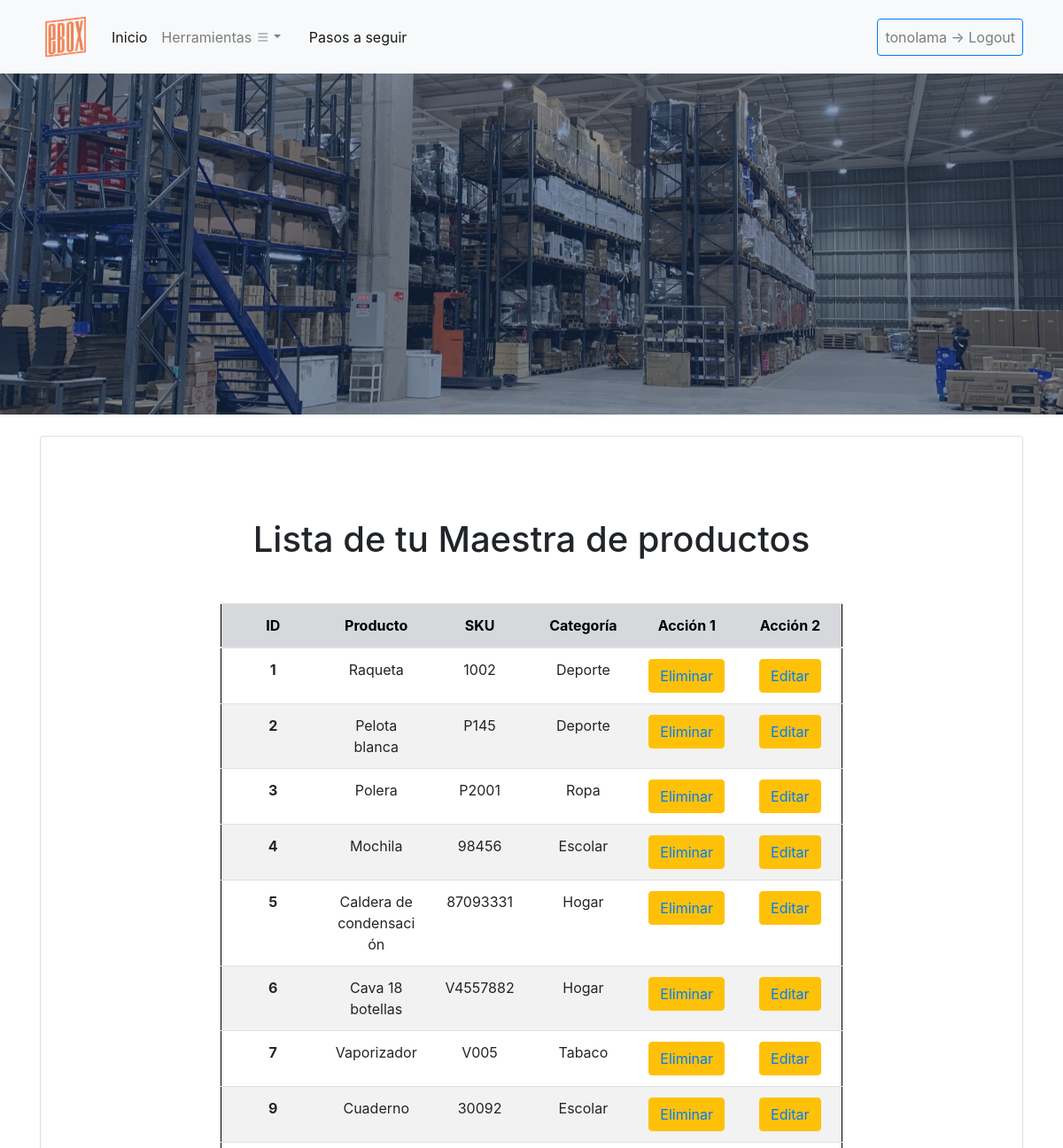
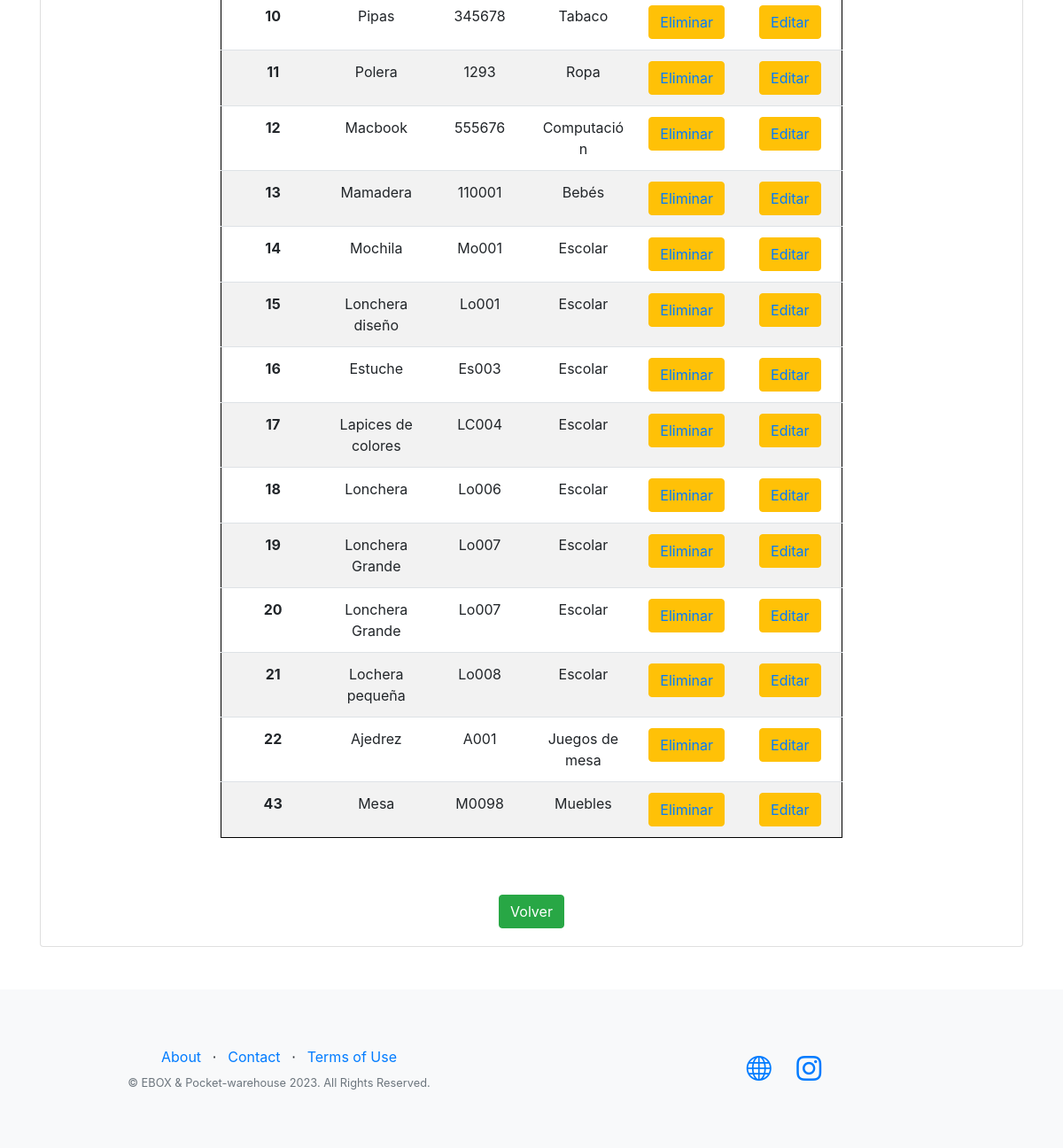
Screenshot of /eboxApp/maestra/wMaestra_full/ (signed in) with the database file from the repository (2 pictures, top to bottom).
### eboxApp/models.py (models this page shows, shortened)
class Maestra(models.Model):
    nombre_producto = models.CharField(max_length=300)
    numero_sku = models.CharField(max_length=300)
    categoria = models.CharField(max_length=300)

### eboxApp/views.py (the view)
# urls.py: path('maestra/wMaestra_full/', views.buscarMaestra, name = 'buscarTodo'),
@login_required
def buscarMaestra(request):
    ''' Boton de busqueda completa de la maestra con respuesta en una lista - te llevo a una ventana distinta con boton volver'''
    if request.method == 'GET': # si existe un get
        producto = Maestra.objects.all() # busco todo lo que hay en la maestra
        return render(request, 'eboxApp/wMaestra_full.html', {'producto':producto }) # aqui le digo donde quiero mostrar "producto"

### eboxApp/templates/eboxApp/wMaestra_full.html (shortened to what this page needs)
{% extends "eboxApp/base.html" %}
{% load static %}
{% block contenido_que_cambia %}
<div class="container">
    <div class="card mt-4">
        <div class="card-body">
            <div class="row justify-content-center">
                <div class="col-md-8">
                    <br>
                    <h1 class="text-center my-5">Lista de tu Maestra de productos</h1>
                    {% if producto %}
                        <div class="table-responsive">
                            <table class="table">
                                <thead>
                                    <tr class = "table-secondary">
                                        <th scope="col">ID</th>
                                        <th scope="col">Producto</th>
                                        <th scope="col">SKU</th>
                                        <th scope="col">Categoría</th>
                                        <th scope="col">Acción 1</th>
                                        <th scope="col">Acción 2</th>
                                    </tr>
                                </thead>
                                <tbody>
                                    {% for i in producto %}
                                        <tr>
                                            <th scope="row">{{ i.pk }}</th>
                                            <td>{{ i.nombre_producto }}</td>
                                            <td>{{ i.numero_sku }}</td>
                                            <td>{{ i.categoria }}</td>
                                            <td> <button class="btn btn-warning">
                                               <a  href="{% url 'eboxApp:EliminarProducto' i.numero_sku %}"> Eliminar</a>
                                                 </button>
                                            </td>
                                            <td> <button class="btn btn-warning">
                                                <a  href="{% url 'eboxApp:EditarProducto' i.numero_sku %}"> Editar</a>
                                                  </button>
                                             </td>
                                        </tr>
                                    {% endfor %}
                                </tbody>
                            </table>
                        </div>
                        <div class="text-center mt-5">
                            <a class="btn btn-success" href="{% url 'eboxApp:Maestra' %}">Volver</a>
                        </div>
                    {% else %}
                        <div class="text-center">
                            <h1>No hay datos</h1>
                            <a class="btn btn-warning" href="{% url 'eboxApp:Maestra' %}">Volver</a>
                        </div>
                    {% endif %}
                </div>
            </div>
        </div>
    </div>
</div>
{% endblock %}

### eboxApp/templates/eboxApp/base.html (shortened to what this page needs)
<!DOCTYPE html>
<html lang="es">
    <head>
        {% load static %}
        <link href="https://cdn.jsdelivr.net/npm/bootstrap-icons@1.5.0/font/bootstrap-icons.css" rel="stylesheet" type="text/css" />
        <link href="{% static 'eboxApp/css/styles.css' %}" rel="stylesheet" />
        <link rel="stylesheet" href="https://stackpath.bootstrapcdn.com/bootstrap/4.3.1/css/bootstrap.min.css">
        <link rel="stylesheet" href="https://maxcdn.bootstrapcdn.com/bootstrap/4.0.0/css/bootstrap.min.css">
    </head>
    <body>
        <nav class="navbar navbar-expand-lg navbar-light  bg-light static-top sticky-top">
            <div class="container">
              <a class="navbar-brand" href="{% url 'eboxApp:Index' %}">
                <img src="{% static 'eboxApp/assets/img/logoEbox.png' %}" alt="ebox Logo">
              </a>
              <div class="collapse navbar-collapse" id="navbarNav">
                <ul class="navbar-nav mr-auto">
                  <li class="nav-item active">
                    <a class="nav-link" href="{% url 'eboxApp:Index' %}">Inicio</a>
                  </li>
                <li class="nav-item dropdown">
                    <a class="nav-link dropdown-toggle" href="#" id="navbarDropdown" role="button" data-toggle="dropdown" aria-haspopup="true" aria-expanded="false">Herramientas <i class="bi bi-list"></i></a>
                </li>
                <li class="nav-item active">
                  <a class="nav-link" href="#"></a>
                </li>
                <li class="nav-item active">
                  <a class="nav-link" href="#Comosehace">Pasos a seguir</a>
                </li>
                </ul>
                {% if user.is_authenticated %}
                <ul class="navbar-nav ml-lg-2">
                  <li class="nav-item">
                    <a class="nav-link btn btn-outline-primary" href="{% url 'eboxApp:logout' %}">{{ user.username }} -> Logout</a>
                  </li>
                </ul>
                {% else %}
                <ul class="navbar-nav ml-lg-2">
                  <li class="nav-item">
                    <a class="nav-link btn btn-outline-primary" href="{% url 'eboxApp:Login' %}">Iniciar Sesión</a>
                  </li>
                </ul>
                {% endif %}
              </div>
            </div>
          </nav>
        <header class="masthead">
            <div class="container position-relative">
                <div class="row justify-content-center">
                    <div class="col-xl-6">
                    </div>
                </div>
            </div>
        </header>
        {% block contenido_que_cambia %}
        {% endblock %}
        <br>
        <br>
        <footer class="footer bg-light">
            <div class="container">
                <div class="row">
                    <div class="col-lg-6 h-100 text-center text-lg-start my-auto">
                        <ul class="list-inline mb-2">
                            <li class="list-inline-item"><a href="{% url 'eboxApp:about' %}">About</a></li>
                            <li class="list-inline-item">⋅</li>
                            <li class="list-inline-item"><a href="{% url 'eboxApp:Index' %}#signup">Contact</a></li>
                            <li class="list-inline-item">⋅</li>
                            <li class="list-inline-item"><a href="{% url 'eboxApp:Terms' %}">Terms of Use</a></li>
                        </ul>
                        <p class="text-muted small mb-4 mb-lg-0">&copy; EBOX & Pocket-warehouse 2023. All Rights Reserved.</p>
                    </div>
                    <div class="col-lg-6 h-100 text-center text-lg-end my-auto">
                        <ul class="list-inline mb-0">
                            <li class="list-inline-item me-4">
                                <a href="http://www.ebox3pl.cl"><i class="bi-globe fs-3"></i></a>
                            </li>
                            <li class="list-inline-item">
                                <a href="https://www.instagram.com/eboxfulfillment/" target = "_blank"><i class="bi-instagram fs-3"></i></a>
                            </li>
                        </ul>
                    </div>
                </div>
            </div>
        </footer>
    </body>
</html>

### rows the page displays
Maestra: pk "1", nombre_producto "Raqueta", numero_sku "1002", categoria "Deporte"
Maestra: pk "2", nombre_producto "Pelota blanca", numero_sku "P145", categoria "Deporte"
Maestra: pk "3", nombre_producto "Polera", numero_sku "P2001", categoria "Ropa"
Maestra: pk "4", nombre_producto "Mochila", numero_sku "98456", categoria "Escolar"
Maestra: pk "5", nombre_producto "Caldera de condensación", numero_sku "87093331", categoria "Hogar"
Maestra: pk "6", nombre_producto "Cava 18 botellas", numero_sku "V4557882", categoria "Hogar"
Maestra: pk "7", nombre_producto "Vaporizador", numero_sku "V005", categoria "Tabaco"
Maestra: pk "9", nombre_producto "Cuaderno", numero_sku "30092", categoria "Escolar"
Maestra: pk "10", nombre_producto "Pipas", numero_sku "345678", categoria "Tabaco"
Maestra: pk "11", nombre_producto "Polera", numero_sku "1293", categoria "Ropa"
Maestra: pk "12", nombre_producto "Macbook", numero_sku "555676", categoria "Computación"
Maestra: pk "13", nombre_producto "Mamadera", numero_sku "110001", categoria "Bebés"
Maestra: pk "14", nombre_producto "Mochila", numero_sku "Mo001", categoria "Escolar"
Maestra: pk "15", nombre_producto "Lonchera diseño", numero_sku "Lo001", categoria "Escolar"
Maestra: pk "16", nombre_producto "Estuche", numero_sku "Es003", categoria "Escolar"
Maestra: pk "17", nombre_producto "Lapices de colores", numero_sku "LC004", categoria "Escolar"
Maestra: pk "18", nombre_producto "Lonchera", numero_sku "Lo006", categoria "Escolar"
Maestra: pk "19", nombre_producto "Lonchera Grande", numero_sku "Lo007", categoria "Escolar"
Maestra: pk "20", nombre_producto "Lonchera Grande", numero_sku "Lo007", categoria "Escolar"
Maestra: pk "21", nombre_producto "Lochera pequeña", numero_sku "Lo008", categoria "Escolar"
Maestra: pk "22", nombre_producto "Ajedrez", numero_sku "A001", categoria "Juegos de mesa"
Maestra: pk "43", nombre_producto "Mesa", numero_sku "M0098", categoria "Muebles"

### other values shown
{{ user.username }} "tonolama"
